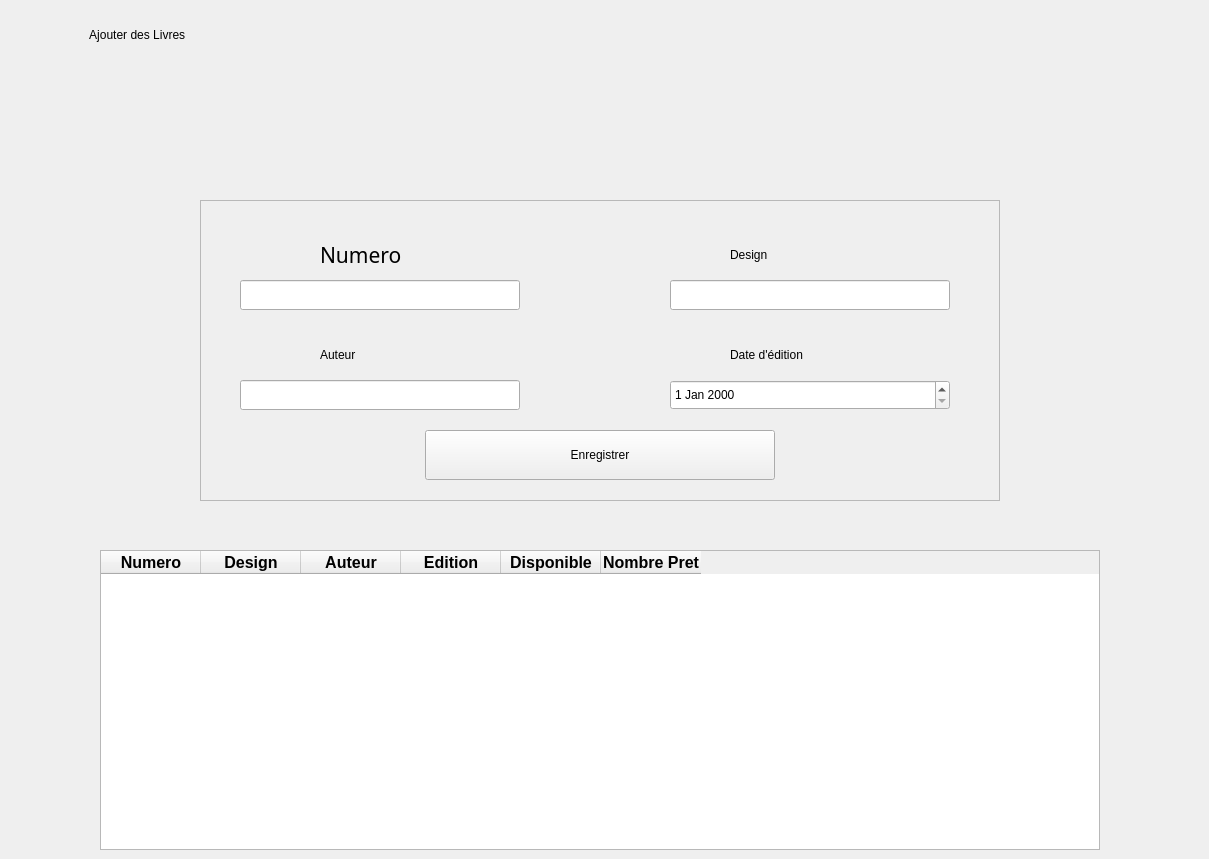
      <widget class="QWidget" name="pageLivreAjout">
       <widget class="QFrame" name="frame_2">
        <property name="geometry">
         <rect>
          <x>200</x>
          <y>200</y>
          <width>800</width>
          <height>301</height>
         </rect>
        </property>
        <property name="styleSheet">
         <string notr="true"/>
        </property>
        <property name="frameShape">
         <enum>QFrame::StyledPanel</enum>
        </property>
        <property name="frameShadow">
         <enum>QFrame::Raised</enum>
        </property>
        <widget class="QLabel" name="numeroLabel">
         <property name="geometry">
          <rect>
           <x>120</x>
           <y>30</y>
           <width>125</width>
           <height>50</height>
          </rect>
         </property>
         <property name="font">
          <font>
           <family>Segoe UI Semibold</family>
           <pointsize>16</pointsize>
           <weight>7</weight>
           <italic>false</italic>
           <bold>false</bold>
          </font>
         </property>
         <property name="mouseTracking">
          <bool>false</bool>
         </property>
         <property name="styleSheet">
          <string notr="true"/>
         </property>
         <property name="text">
          <string>Numero</string>
         </property>
        </widget>
        <widget class="QLabel" name="auteurLabel">
         <property name="geometry">
          <rect>
           <x>120</x>
           <y>130</y>
           <width>125</width>
           <height>50</height>
          </rect>
         </property>
         <property name="styleSheet">
          <string notr="true"/>
         </property>
         <property name="text">
          <string>Auteur</string>
         </property>
        </widget>
        <widget class="QLabel" name="designLabel">
         <property name="geometry">
          <rect>
           <x>530</x>
           <y>30</y>
           <width>125</width>
           <height>50</height>
          </rect>
         </property>
         <property name="styleSheet">
          <string notr="true"/>
         </property>
         <property name="text">
          <string>Design</string>
         </property>
        </widget>
        <widget class="QLabel" name="dateLabel">
         <property name="geometry">
          <rect>
           <x>530</x>
           <y>130</y>
           <width>231</width>
           <height>50</height>
          </rect>
         </property>
         <property name="styleSheet">
          <string notr="true"/>
         </property>
         <property name="text">
          <string>Date d'édition</string>
         </property>
        </widget>
        <widget class="QPushButton" name="ajouterLivre">
         <property name="geometry">
          <rect>
           <x>225</x>
           <y>230</y>
           <width>350</width>
           <height>50</height>
          </rect>
         </property>
         <property name="styleSheet">
          <string notr="true"/>
         </property>
         <property name="text">
          <string>Enregistrer</string>
         </property>
        </widget>
        <widget class="QLineEdit" name="numeroLivreAjout">
         <property name="geometry">
          <rect>
           <x>40</x>
           <y>80</y>
           <width>280</width>
           <height>30</height>
          </rect>
         </property>
         <property name="styleSheet">
          <string notr="true"/>
         </property>
        </widget>
        <widget class="QLineEdit" name="auteurLivreAjout">
         <property name="geometry">
          <rect>
           <x>40</x>
           <y>180</y>
           <width>280</width>
           <height>30</height>
          </rect>
         </property>
         <property name="styleSheet">
          <string notr="true"/>
         </property>
        </widget>
        <widget class="QDateEdit" name="dateLivreAjout">
         <property name="geometry">
          <rect>
           <x>470</x>
           <y>180</y>
           <width>280</width>
           <height>30</height>
          </rect>
         </property>
         <property name="styleSheet">
          <string notr="true"/>
         </property>
        </widget>
        <widget class="QLineEdit" name="designLivreAjout">
         <property name="enabled">
          <bool>true</bool>
         </property>
         <property name="geometry">
          <rect>
           <x>470</x>
           <y>80</y>
           <width>280</width>
           <height>30</height>
          </rect>
         </property>
         <property name="styleSheet">
          <string notr="true"/>
         </property>
         <property name="frame">
          <bool>true</bool>
         </property>
         <property name="echoMode">
          <enum>QLineEdit::Normal</enum>
         </property>
        </widget>
        <zorder>designLabel</zorder>
        <zorder>dateLabel</zorder>
        <zorder>ajouterLivre</zorder>
        <zorder>dateLivreAjout</zorder>
        <zorder>designLivreAjout</zorder>
        <zorder>numeroLabel</zorder>
        <zorder>numeroLivreAjout</zorder>
        <zorder>auteurLabel</zorder>
        <zorder>auteurLivreAjout</zorder>
       </widget>
       <widget class="QTableWidget" name="tableLivreAjout">
        <property name="geometry">
         <rect>
          <x>100</x>
          <y>550</y>
          <width>1000</width>
          <height>300</height>
         </rect>
        </property>
        <property name="styleSheet">
         <string notr="true">color : rgb( 0, 0, 0);</string>
        </property>
        <column>
         <property name="text">
          <string>Numero</string>
         </property>
         <property name="font">
          <font>
           <pointsize>12</pointsize>
           <weight>75</weight>
           <bold>true</bold>
          </font>
         </property>
        </column>
        <column>
         <property name="text">
          <string>Design</string>
         </property>
         <property name="font">
          <font>
           <pointsize>12</pointsize>
           <weight>75</weight>
           <bold>true</bold>
          </font>
         </property>
        </column>
        <column>
         <property name="text">
          <string>Auteur</string>
         </property>
         <property name="font">
          <font>
           <pointsize>12</pointsize>
           <weight>75</weight>
           <bold>true</bold>
          </font>
         </property>
        </column>
        <column>
         <property name="text">
          <string>Edition</string>
         </property>
         <property name="font">
          <font>
           <pointsize>12</pointsize>
           <weight>75</weight>
           <bold>true</bold>
          </font>
         </property>
        </column>
        <column>
         <property name="text">
          <string>Disponible</string>
         </property>
         <property name="font">
          <font>
           <pointsize>12</pointsize>
           <weight>75</weight>
           <bold>true</bold>
          </font>
         </property>
        </column>
        <column>
         <property name="text">
          <string>Nombre Pret</string>
         </property>
         <property name="font">
          <font>
           <pointsize>12</pointsize>
           <weight>75</weight>
           <bold>true</bold>
          </font>
         </property>
        </column>
       </widget>
       <widget class="QPushButton" name="retourLivreAjout">
        <property name="geometry">
         <rect>
          <x>1070</x>
          <y>30</y>
          <width>70</width>
          <height>70</height>
         </rect>
        </property>
        <property name="styleSheet">
         <string notr="true"/>
        </property>
        <property name="text">
         <string/>
        </property>
        <property name="icon">
         <iconset resource="sourceimage.qrc">
          <normaloff>:/images/back.png</normaloff>:/images/back.png</iconset>
        </property>
        <property name="iconSize">
         <size>
          <width>40</width>
          <height>40</height>
         </size>
        </property>
        <property name="flat">
         <bool>true</bool>
        </property>
       </widget>
       <widget class="QPushButton" name="boutonLivre">
        <property name="geometry">
         <rect>
          <x>500</x>
          <y>80</y>
          <width>200</width>
          <height>200</height>
         </rect>
        </property>
        <property name="styleSheet">
         <string notr="true">#RaccourciLivre
{

background-color: white;
border-color: solid 10px white;
border-radius:  50%;
}</string>
        </property>
        <property name="text">
         <string/>
        </property>
        <property name="icon">
         <iconset resource="sourceimage.qrc">
          <normaloff>:/images/open-book.png</normaloff>:/images/open-book.png</iconset>
        </property>
        <property name="iconSize">
         <size>
          <width>150</width>
          <height>150</height>
         </size>
        </property>
        <property name="flat">
         <bool>true</bool>
        </property>
       </widget>
       <widget class="QLabel" name="ajouterLivreLabel">
        <property name="geometry">
         <rect>
          <x>0</x>
          <y>0</y>
          <width>1200</width>
          <height>70</height>
         </rect>
        </property>
        <property name="text">
         <string>                           Ajouter des Livres</string>
        </property>
        <property name="margin">
         <number>0</number>
        </property>
       </widget>
       <zorder>frame_2</zorder>
       <zorder>tableLivreAjout</zorder>
       <zorder>boutonLivre</zorder>
       <zorder>ajouterLivreLabel</zorder>
       <zorder>retourLivreAjout</zorder>
      </widget>
